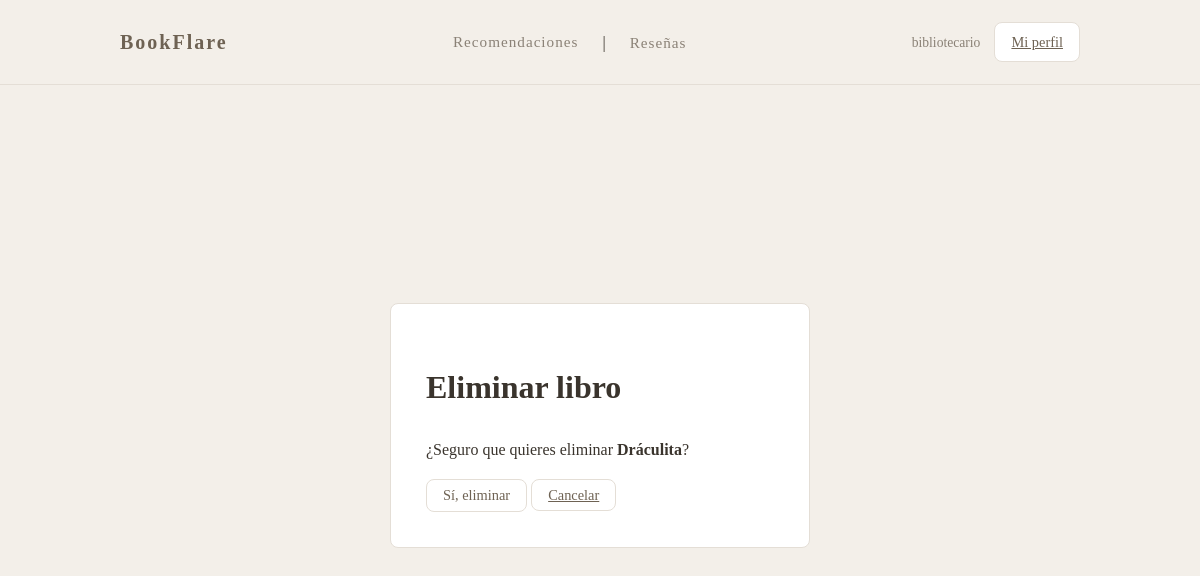
Page /libros/9780000000205/eliminar/ (signed in) on the earlier database version.
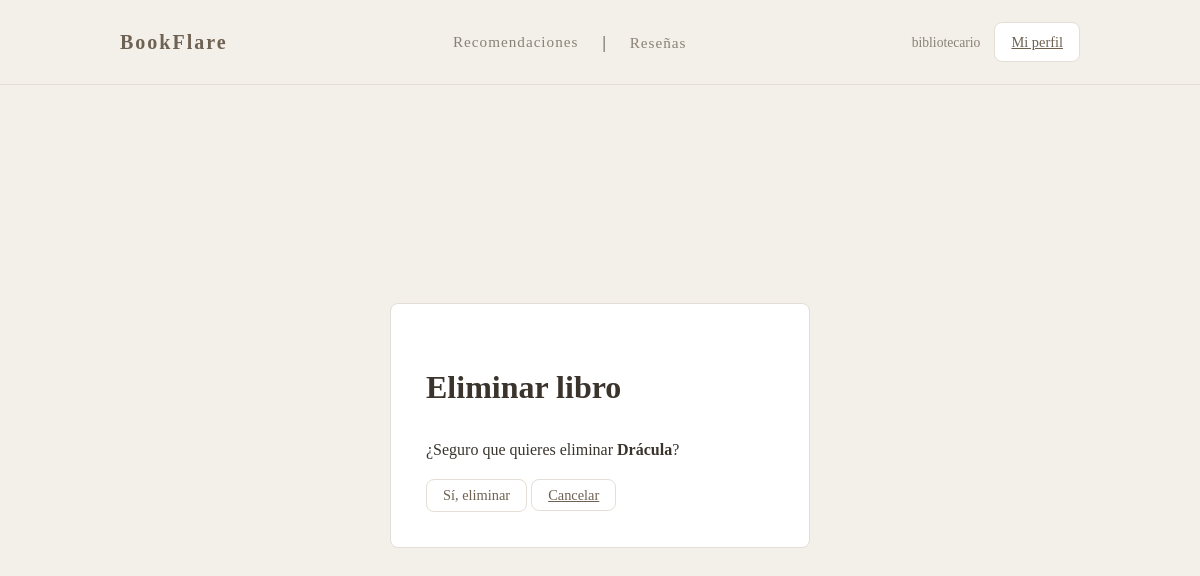
Same page on the later database version.
### books/models.py (models this page shows, shortened)
class Libro(models.Model):
    isbn = models.CharField(max_length=13, primary_key=True)
    titulo = models.CharField(max_length=200)
    autor = models.CharField(max_length=100)
    genero = models.CharField(max_length=50) #sirve para filtrar por categorias
    descripcion = models.TextField(blank=True)
    anio = models.PositiveIntegerField()
    portada = models.ImageField(upload_to='portadas/', blank=True)
    archivo_digital = models.FileField(upload_to='libros_digitales/', help_text="Archivo del libro (.pdf, .html, etc)")
    visitas_totales = models.PositiveIntegerField(default=0)
    class Meta:
        verbose_name = "Libro Digital"
        verbose_name_plural = "Libros Digitales"
        ordering = ["-visitas_totales"] #ordenados por popularidad

### books/views.py (the view)
# urls.py: path("libros/<str:isbn>/eliminar/", LibroDeleteView.as_view(), name="libro_eliminar"),
class LibroDeleteView(LoginRequiredMixin, UserPassesTestMixin, DeleteView):
    model = Libro
    template_name = "books/libro_confirm_delete.html"
    success_url = reverse_lazy("principal")
    slug_field = "isbn"
    slug_url_kwarg = "isbn"
    def test_func(self):
        return self.request.user.es_bibliotecario

### books/templates/books/libro_confirm_delete.html (shortened to what this page needs)
{% extends "base.html" %}
{% block content %}
<div class="auth">
    <div class="auth__card">
        <h1 class="auth__title">Eliminar libro</h1>
        <p class="auth__subtitle">¿Seguro que quieres eliminar <strong>{{ object.titulo }}</strong>?</p>
        <form method="post">
            <div class="btns">
                <button class="btn btn--outline-danger" type="submit">Sí, eliminar</button>
                <a class="btn btn--outline" href="{% url 'principal' %}">Cancelar</a>
            </div>
        </form>
    </div>
</div>
{% endblock %}

Differences in the rows shown:
changed Libro: titulo "Dráculita" → "Drácula"
